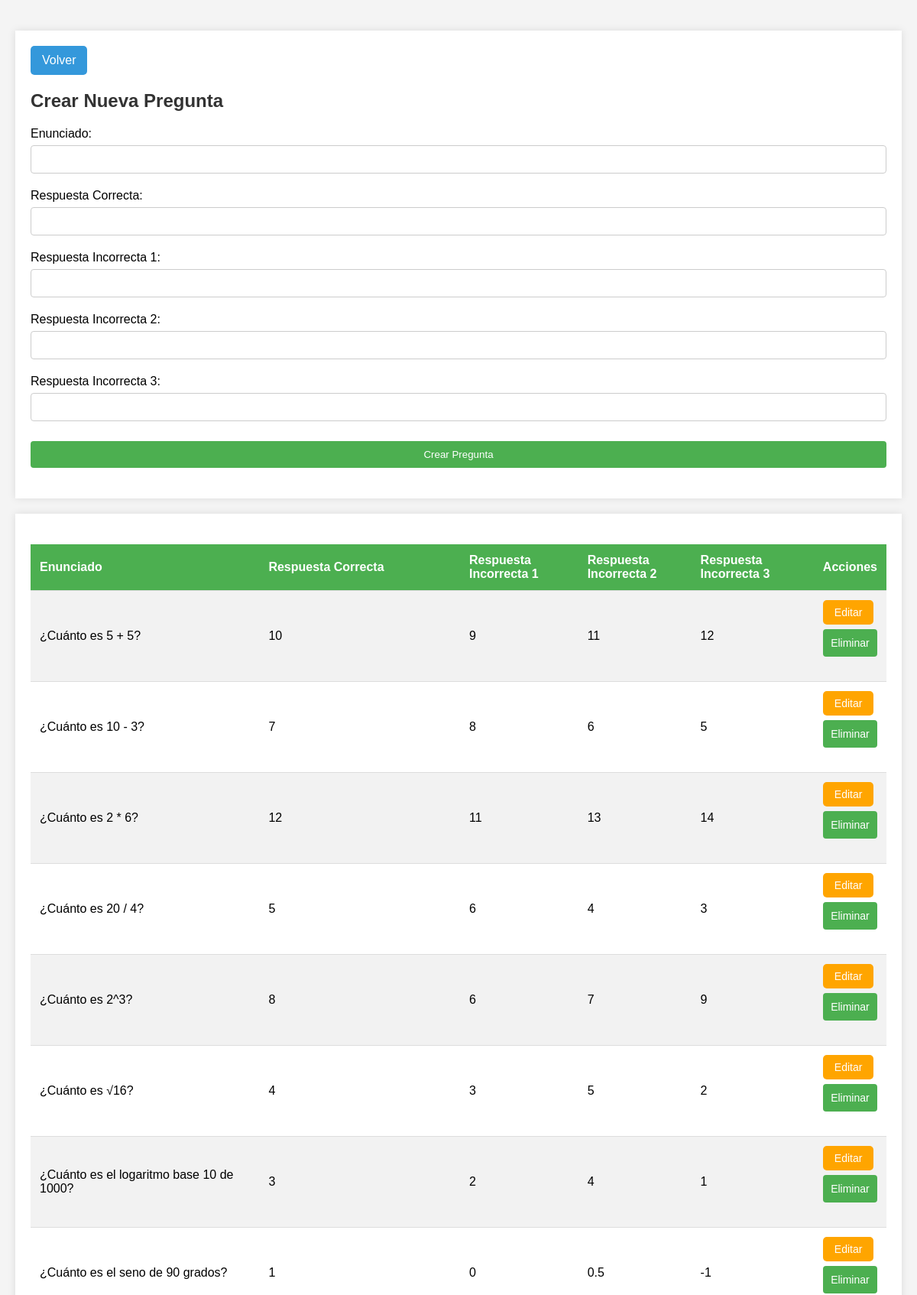
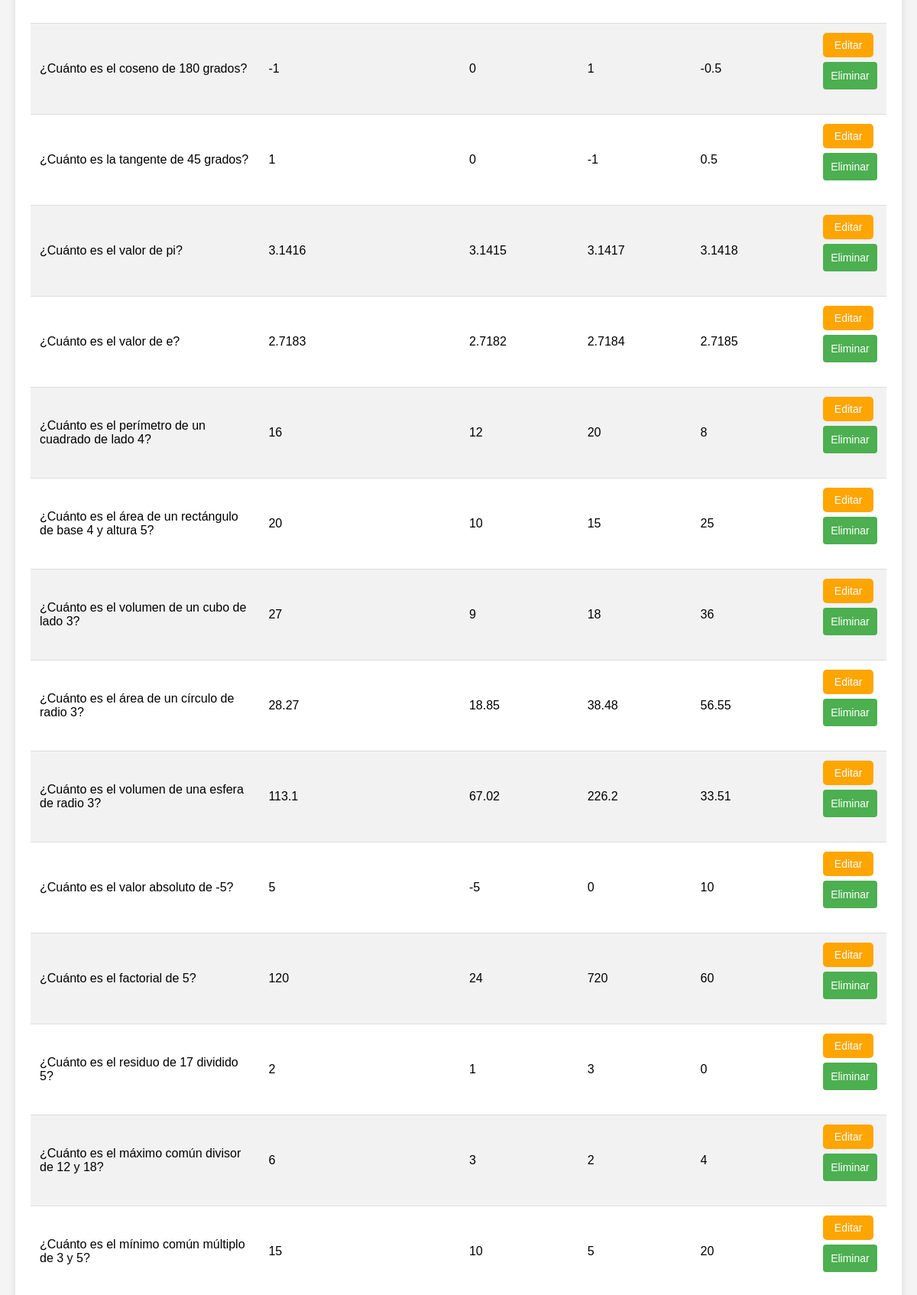
The app's page /matematicascrud.php (upper part) with its own data (2 pictures, top to bottom).
### tables this page shows
CREATE TABLE `preguntas_matematicas` (
  `id` int(11) NOT NULL,
  `enunciado` mediumtext NOT NULL,
  `respuesta_correcta` mediumtext NOT NULL,
  `respuesta_incorrecta1` mediumtext NOT NULL,
  `respuesta_incorrecta2` mediumtext NOT NULL,
  `respuesta_incorrecta3` mediumtext NOT NULL
);

### matematicascrud.php (the view, shortened to what this page needs)
<?php
require_once "conexion.php";
function obtenerPreguntas($conexion) {
    $result = $conexion->query("SELECT * FROM preguntas_matematicas");
    return $result->fetch_all(MYSQLI_ASSOC);
}
$preguntas = obtenerPreguntas($conexion);
?>
<!DOCTYPE html>
<html lang="es">
<head>
    <link rel="stylesheet" href="crud.css">
</head>
<body>
<div class="form-container" style="text-align: left; margin-top: 20px;">
    <a href="salaadmin.php" class="boton-volver" style="display: inline-block; padding: 10px 15px; font-size: 16px; text-align: center; text-decoration: none; cursor: pointer; border-radius: 5px; background-color: #3498db; color: #fff; transition: background-color 0.3s ease;">Volver</a>
    <h2>Crear Nueva Pregunta</h2>
    <form method="post" action="matematicascrud.php">
        <label for="enunciado">Enunciado:</label>
        <input type="text" name="enunciado" id="enunciado" required>
        <label for="respuesta_correcta">Respuesta Correcta:</label>
        <input type="text" name="respuesta_correcta" id="respuesta_correcta" required>
        <label for="respuesta_incorrecta1">Respuesta Incorrecta 1:</label>
        <input type="text" name="respuesta_incorrecta1" id="respuesta_incorrecta1" required>
        <label for="respuesta_incorrecta2">Respuesta Incorrecta 2:</label>
        <input type="text" name="respuesta_incorrecta2" id="respuesta_incorrecta2" required>
        <label for="respuesta_incorrecta3">Respuesta Incorrecta 3:</label>
        <input type="text" name="respuesta_incorrecta3" id="respuesta_incorrecta3" required>
        <input type="submit" name="crear" value="Crear Pregunta">
    </form>
</div>
<div class="table-container">
    <table>
        <tr>
            <th>Enunciado</th>
            <th>Respuesta Correcta</th>
            <th>Respuesta Incorrecta 1</th>
            <th>Respuesta Incorrecta 2</th>
            <th>Respuesta Incorrecta 3</th>
            <th>Acciones</th>
        </tr>
        <?php foreach ($preguntas as $pregunta): ?>
        <tr>
            <td><?php echo htmlspecialchars($pregunta['enunciado']); ?></td>
            <td><?php echo htmlspecialchars($pregunta['respuesta_correcta']); ?></td>
            <td><?php echo htmlspecialchars($pregunta['respuesta_incorrecta1']); ?></td>
            <td><?php echo htmlspecialchars($pregunta['respuesta_incorrecta2']); ?></td>
            <td><?php echo htmlspecialchars($pregunta['respuesta_incorrecta3']); ?></td>
            <td>
                <button onclick="editarPregunta(<?php echo htmlspecialchars(json_encode($pregunta)); ?>)" class="boton editar">Editar</button>
                <form method="post" action="matematicascrud.php" onsubmit="return confirm('¿Estás seguro de que deseas eliminar esta pregunta?');">
                    <input type="submit" name="eliminar" value="Eliminar" class="boton eliminar">
                </form>
            </td>
        </tr>
        <?php endforeach; ?>
    </table>
</div>
</body>
</html>

### crud.css (style rules this page uses)
body { font-family: 'Arial', sans-serif; background-color: #f4f4f4; margin: 0; padding: 20px; }
h2 { color: #333; }
.form-container, .table-container { background-color: white; box-shadow: 0 0 10px rgba(0, 0, 0, 0.1); padding: 20px; margin-bottom: 20px; }
.table-container table { width: 100%; border-collapse: collapse; margin-top: 20px; }
.table-container th, .table-container td { text-align: left; padding: 12px; border-bottom: 1px solid #ddd; }
.table-container th { background-color: #4CAF50; color: white; }
.table-container tr:nth-child(even) { background-color: #f2f2f2; }
.boton { padding: 8px 15px; border: none; border-radius: 5px; cursor: pointer; font-size: 14px; }
.editar { background-color: #ffa500; color: white; }
.eliminar { background-color: #f44336; color: white; }
input[type="text"], input[type="submit"] { width: 100%; padding: 10px; margin: 6px 0 20px 0; display: inline-block; border: 1px solid #ccc; box-sizing: border-box; border-radius: 4px; }
input[type="submit"] { background-color: #4CAF50; color: white; border: none; }

### records on screen
preguntas_matematicas: enunciado "¿Cuánto es 5 + 5?", respuesta_correcta "10", respuesta_incorrecta1 "9", respuesta_incorrecta2 "11", respuesta_incorrecta3 "12"
preguntas_matematicas: enunciado "¿Cuánto es 10 - 3?", respuesta_correcta "7", respuesta_incorrecta1 "8", respuesta_incorrecta2 "6", respuesta_incorrecta3 "5"
preguntas_matematicas: enunciado "¿Cuánto es 2 * 6?", respuesta_correcta "12", respuesta_incorrecta1 "11", respuesta_incorrecta2 "13", respuesta_incorrecta3 "14"
preguntas_matematicas: enunciado "¿Cuánto es 20 / 4?", respuesta_correcta "5", respuesta_incorrecta1 "6", respuesta_incorrecta2 "4", respuesta_incorrecta3 "3"
preguntas_matematicas: enunciado "¿Cuánto es 2^3?", respuesta_correcta "8", respuesta_incorrecta1 "6", respuesta_incorrecta2 "7", respuesta_incorrecta3 "9"
preguntas_matematicas: enunciado "¿Cuánto es √16?", respuesta_correcta "4", respuesta_incorrecta1 "3", respuesta_incorrecta2 "5", respuesta_incorrecta3 "2"
preguntas_matematicas: enunciado "¿Cuánto es el logaritmo base 10 de 1000?", respuesta_correcta "3", respuesta_incorrecta1 "2", respuesta_incorrecta2 "4", respuesta_incorrecta3 "1"
preguntas_matematicas: enunciado "¿Cuánto es el seno de 90 grados?", respuesta_correcta "1", respuesta_incorrecta1 "0", respuesta_incorrecta2 "0.5", respuesta_incorrecta3 "-1"
preguntas_matematicas: enunciado "¿Cuánto es el coseno de 180 grados?", respuesta_correcta "-1", respuesta_incorrecta1 "0", respuesta_incorrecta2 "1", respuesta_incorrecta3 "-0.5"
preguntas_matematicas: enunciado "¿Cuánto es la tangente de 45 grados?", respuesta_correcta "1", respuesta_incorrecta1 "0", respuesta_incorrecta2 "-1", respuesta_incorrecta3 "0.5"
preguntas_matematicas: enunciado "¿Cuánto es el valor de pi?", respuesta_correcta "3.1416", respuesta_incorrecta1 "3.1415", respuesta_incorrecta2 "3.1417", respuesta_incorrecta3 "3.1418"
preguntas_matematicas: enunciado "¿Cuánto es el valor de e?", respuesta_correcta "2.7183", respuesta_incorrecta1 "2.7182", respuesta_incorrecta2 "2.7184", respuesta_incorrecta3 "2.7185"
preguntas_matematicas: enunciado "¿Cuánto es el perímetro de un cuadrado de lado 4?", respuesta_correcta "16", respuesta_incorrecta1 "12", respuesta_incorrecta2 "20", respuesta_incorrecta3 "8"
preguntas_matematicas: enunciado "¿Cuánto es el área de un rectángulo de base 4 y altura 5?", respuesta_correcta "20", respuesta_incorrecta1 "10", respuesta_incorrecta2 "15", respuesta_incorrecta3 "25"
preguntas_matematicas: enunciado "¿Cuánto es el volumen de un cubo de lado 3?", respuesta_correcta "27", respuesta_incorrecta1 "9", respuesta_incorrecta2 "18", respuesta_incorrecta3 "36"
preguntas_matematicas: enunciado "¿Cuánto es el área de un círculo de radio 3?", respuesta_correcta "28.27", respuesta_incorrecta1 "18.85", respuesta_incorrecta2 "38.48", respuesta_incorrecta3 "56.55"
preguntas_matematicas: enunciado "¿Cuánto es el volumen de una esfera de radio 3?", respuesta_correcta "113.1", respuesta_incorrecta1 "67.02", respuesta_incorrecta2 "226.2", respuesta_incorrecta3 "33.51"
preguntas_matematicas: enunciado "¿Cuánto es el valor absoluto de -5?", respuesta_correcta "5", respuesta_incorrecta1 "-5", respuesta_incorrecta2 "0", respuesta_incorrecta3 "10"
preguntas_matematicas: enunciado "¿Cuánto es el factorial de 5?", respuesta_correcta "120", respuesta_incorrecta1 "24", respuesta_incorrecta2 "720", respuesta_incorrecta3 "60"
preguntas_matematicas: enunciado "¿Cuánto es el residuo de 17 dividido 5?", respuesta_correcta "2", respuesta_incorrecta1 "1", respuesta_incorrecta2 "3", respuesta_incorrecta3 "0"
preguntas_matematicas: enunciado "¿Cuánto es el máximo común divisor de 12 y 18?", respuesta_correcta "6", respuesta_incorrecta1 "3", respuesta_incorrecta2 "2", respuesta_incorrecta3 "4"
preguntas_matematicas: enunciado "¿Cuánto es el mínimo común múltiplo de 3 y 5?", respuesta_correcta "15", respuesta_incorrecta1 "10", respuesta_incorrecta2 "5", respuesta_incorrecta3 "20"
